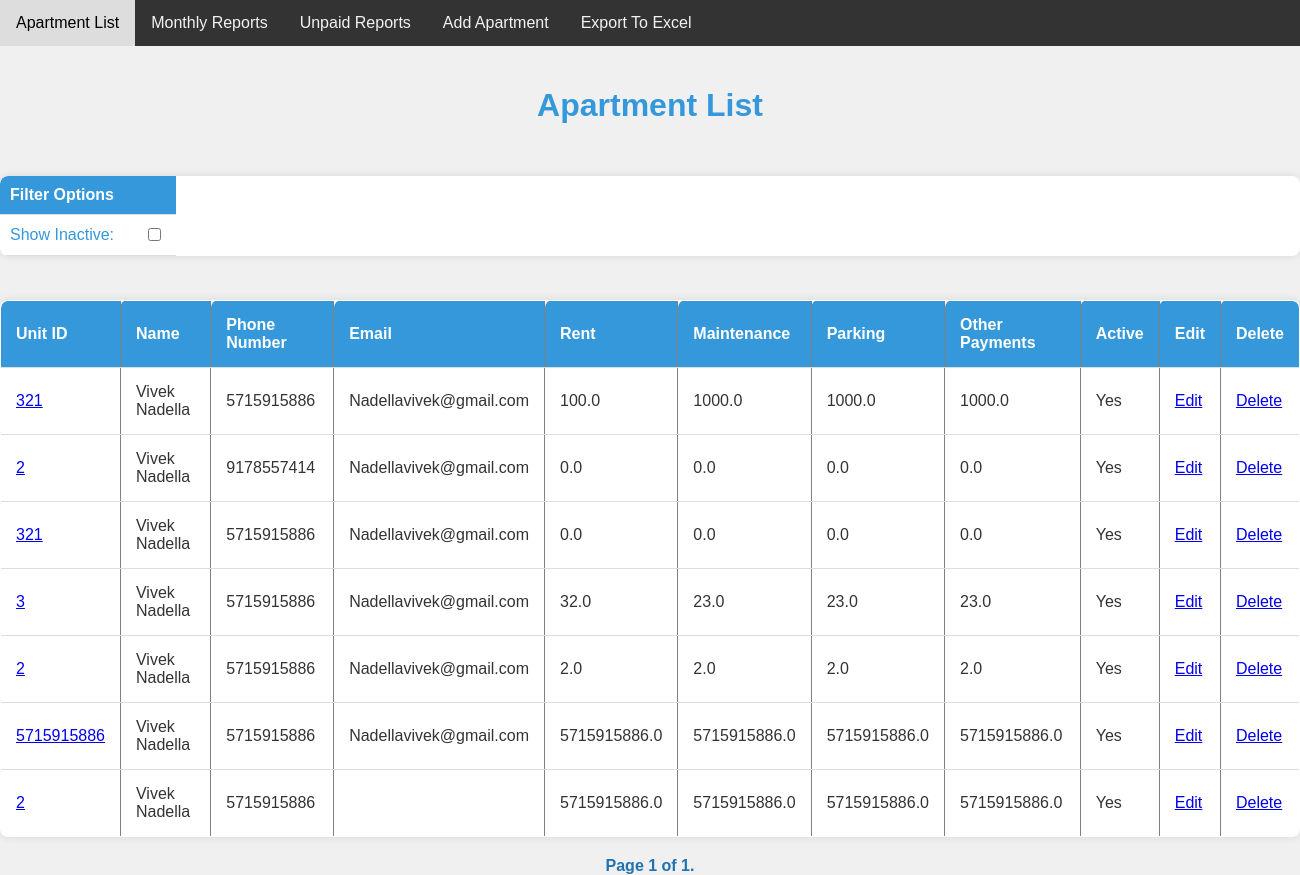
The app's page /apartments/ with its own data.
### ApartmentApp/models.py (models this page shows, shortened)
class Apartment(models.Model):
    name = models.CharField(max_length=100)
    phase = models.IntegerField(choices=((1, 'BRP'), (2, 'BPN'), (2, 'BHA')))
    unit_id = models.IntegerField()
    phone_number = models.IntegerField(validators=[MinValueValidator(1000000000), MaxValueValidator(9999999999)])
    emergency_number = models.IntegerField(validators=[MinValueValidator(1000000000), MaxValueValidator(9999999999)])
    adhar_number = models.IntegerField()
    email = models.EmailField(blank = True)
    rent = models.FloatField()
    maintenance = models.FloatField()
    parking = models.FloatField()
    other_payments = models.FloatField()
    active = models.BooleanField(default=False)
    furnished = models.BooleanField(default=False)
    internet = models.BooleanField(default=False)
    internet_charge = models.FloatField()
    security_deposit = models.IntegerField()
    date_created = models.DateField(default=datetime.date.today)
    agreement = models.FileField(upload_to='agreements/', null=True, blank=True)
    adhar = models.FileField(upload_to='adhars/', null=True, blank=True)

### ApartmentApp/views.py (the view)
# urls.py: path('apartments/', views.apartment_list, name='apartment_list'),
def apartment_list(request):
    show_inactive = request.GET.get('show_inactive') == '1'
    sort = request.GET.get('sort')
    sort_asc = request.GET.get('sort_asc') == '1'
    apartments = Apartment.objects.all()
    if not show_inactive:
        apartments = apartments.filter(active=True)
    if sort == 'unit_id':
        apartments = apartments.order_by('unit_id' if sort_asc else '-unit_id')
        sort_asc = not sort_asc
    elif sort == 'rent':
        apartments = apartments.order_by('rent' if sort_asc else '-rent')
        sort_asc = not sort_asc
    elif sort == 'maintenance':
        apartments = apartments.order_by('maintenance' if sort_asc else '-maintenance')
        sort_asc = not sort_asc
    elif sort == 'date_created':
        apartments = apartments.order_by('date_created' if sort_asc else '-date_created')
        sort_asc = not sort_asc
    elif sort == 'other_payments':
        apartments = apartments.order_by('other_payments' if sort_asc else '-other_payments')
        sort_asc = not sort_asc
    elif sort == 'internet_charge':
        apartments = apartments.order_by('internet_charge' if sort_asc else '-internet_charge')
        sort_asc = not sort_asc
    elif sort == 'parking':
        apartments = apartments.order_by('parking' if sort_asc else '-parking')
        sort_asc = not sort_asc
    elif sort == 'security_deposit':
        apartments = apartments.order_by('security_deposit' if sort_asc else '-security_deposit')
        sort_asc = not sort_asc
    paginator = Paginator(apartments, 15)
    page_number = request.GET.get('page')
    page_obj = paginator.get_page(page_number)
    context = {
        'page_obj': page_obj,
        'show_inactive': show_inactive,
        'sort': sort,
        'sort_asc': sort_asc,
    }
    return render(request, 'apartment_list.html', context)

### ApartmentApp/templates/apartment_list.html (shortened to what this page needs)
<!DOCTYPE html>
<html lang="en">
<head>
</head>
<body>
    <div class="navbar">
        <a href="{% url 'apartment_list' %}" class="active">Apartment List</a>
        <a href="{% url 'monthly_report' %}">Monthly Reports</a>
        <a href="{% url 'unpaid_reports' %}">Unpaid Reports</a>
        <a href="{% url 'add_apartment' %}">Add Apartment</a>
        <a href="{% url 'export_confirmation' %}">Export To Excel</a>
    </div>
    <h1>Apartment List</h1>
    <form id="filter-form" method="get" action="{% url 'apartment_list' %}">
        <table class="filter-table">
            <tr>
                <th colspan="2">Filter Options</th>
            </tr>
            <tr>
                <td>
                    <label for="show_inactive">Show Inactive:</label>
                </td>
                <td>
                    <input type="checkbox" id="show_inactive" name="show_inactive" value="1" {% if show_inactive %}checked{% endif %}>
                </td>
            </tr>
        </table>
    </form>
<table border="1">
    <thead>
        <tr>
            <th onclick="sortTable('unit_id')">Unit ID</th>
            <th>Name</th>
            <th>Phone Number</th>
            <th>Email</th>
            <th>Rent</th>
            <th>Maintenance</th>
            <th>Parking</th>
            <th>Other Payments</th>
            <th>Active</th>
            <th>Edit</th>
            <th>Delete</th>
        </tr>
    </thead>
    <tbody>
        {% for apartment in page_obj %}
            <tr>
                <td><a href="{% url 'apartment_details' apartment_id=apartment.id %}">{{ apartment.unit_id }}</a></td>
                <td>{{ apartment.name }}</td>
                <td>{{ apartment.phone_number }}</td>
                <td>{{ apartment.email }}</td>
                <td>{{ apartment.rent }}</td>
                <td>{{ apartment.maintenance }}</td>
                <td>{{ apartment.parking }}</td>
                <td>{{ apartment.other_payments }}</td>
                <td>{% if apartment.active %}Yes{% else %}No{% endif %}</td>
                <td><a href="{% url 'edit_apartment' apartment_id=apartment.id %}">Edit</a></td>
                <td><a href="#" class="delete-link" data-apartment-id="{{ apartment.id }}">Delete</a></td>
            </tr>
        {% endfor %}
    </tbody>
</table>
    <div class="pagination">
        <span class="step-links">
            <span class="current">
                Page {{ page_obj.number }} of {{ page_obj.paginator.num_pages }}.
            </span>
        </span>
    </div>
</body>
</html>

### ApartmentApp/templates/apartment_list.html (style rules this page uses)
body { font-family: 'Arial', sans-serif; margin: 0; padding: 0; background-color: #f0f0f0; color: #333; }
h1 { text-align: center; padding: 20px 0; color: #3498db; }
.navbar { background-color: #333; overflow: hidden; }
.navbar a { float: left; display: block; color: #f2f2f2; text-align: center; padding: 14px 16px; text-decoration: none; }
.active { background-color: #4CAF50; color: white; }
form { text-align: center; margin-bottom: 20px; }
form label { margin-right: 10px; font-size: 16px; color: #3498db; display: inline-block; }
form input[type="checkbox"] { margin-right: 5px; }
.filter-table { display: inline-block; border-collapse: collapse; margin-top: 10px; background-color: #fff; box-shadow: 0 0 8px rgba(0, 0, 0, 0.1); border-radius: 8px; overflow: hidden; }
.filter-table th, .filter-table td { padding: 10px; text-align: left; border-bottom: 1px solid #ddd; }
.filter-table th { background-color: #3498db; color: #fff; cursor: pointer; transition: background-color 0.3s; }
table { width: 100%; border-collapse: collapse; margin: 20px 0; background-color: #fff; box-shadow: 0 0 8px rgba(0, 0, 0, 0.1); border-radius: 8px; overflow: hidden; }
th, td { padding: 15px; text-align: left; border-bottom: 1px solid #ddd; }
th { cursor: pointer; background-color: #3498db; color: #fff; border-radius: 8px 0 0 0; transition: background-color 0.3s; }
.pagination { margin-top: 20px; display: flex; justify-content: center; font-size: 16px; color: #3498db; }
.current { font-weight: bold; color: #2073b0; }

### records on screen
Apartment: unit_id "321", name "Vivek Nadella", phone_number "5715915886", email "Nadellavivek@gmail.com", rent "100.0", maintenance "1000.0", parking "1000.0", other_payments "1000.0", active "Yes"
Apartment: unit_id "2", name "Vivek Nadella", phone_number "9178557414", email "Nadellavivek@gmail.com", rent "0.0", maintenance "0.0", parking "0.0", other_payments "0.0", active "Yes"
Apartment: unit_id "321", name "Vivek Nadella", phone_number "5715915886", email "Nadellavivek@gmail.com", rent "0.0", maintenance "0.0", parking "0.0", other_payments "0.0", active "Yes"
Apartment: unit_id "3", name "Vivek Nadella", phone_number "5715915886", email "Nadellavivek@gmail.com", rent "32.0", maintenance "23.0", parking "23.0", other_payments "23.0", active "Yes"
Apartment: unit_id "2", name "Vivek Nadella", phone_number "5715915886", email "Nadellavivek@gmail.com", rent "2.0", maintenance "2.0", parking "2.0", other_payments "2.0", active "Yes"
Apartment: unit_id "5715915886", name "Vivek Nadella", phone_number "5715915886", email "Nadellavivek@gmail.com", rent "5715915886.0", maintenance "5715915886.0", parking "5715915886.0", other_payments "5715915886.0", active "Yes"
Apartment: unit_id "2", name "Vivek Nadella", phone_number "5715915886", rent "5715915886.0", maintenance "5715915886.0", parking "5715915886.0", other_payments "5715915886.0", active "Yes"

### other values on screen
{{ page_obj.number }} "1"
{{ page_obj.paginator.num_pages }} "1"
